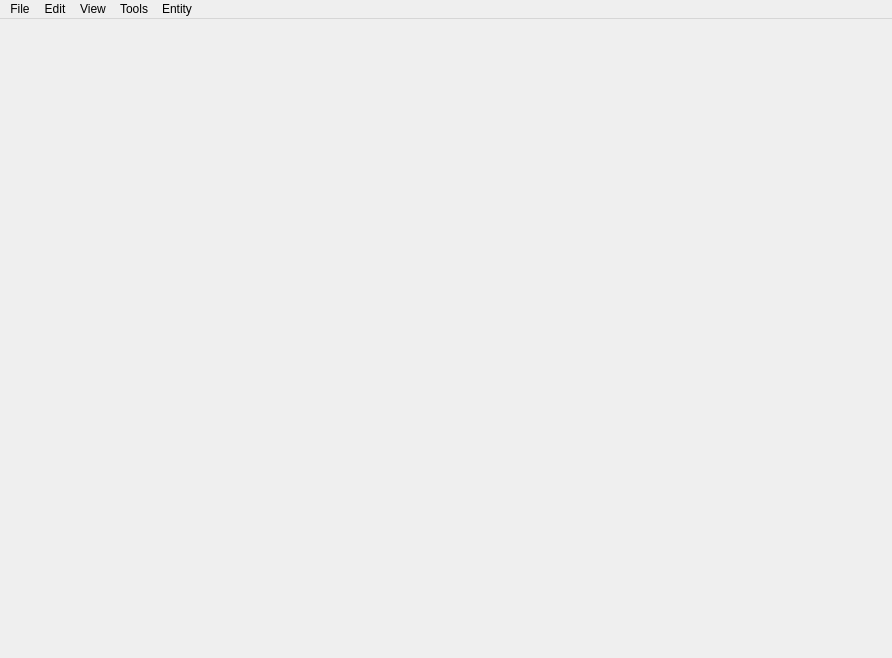
<?xml version="1.0" encoding="UTF-8"?>
<ui version="4.0">
 <class>MainWindow</class>
 <widget class="QMainWindow" name="MainWindow">
  <property name="geometry">
   <rect>
    <x>0</x>
    <y>0</y>
    <width>892</width>
    <height>658</height>
   </rect>
  </property>
  <property name="windowTitle">
   <string>Lumix Studio v0.2</string>
  </property>
  <property name="dockNestingEnabled">
   <bool>true</bool>
  </property>
  <widget class="QWidget" name="centralWidget">
   <property name="enabled">
    <bool>true</bool>
   </property>
   <property name="sizePolicy">
    <sizepolicy hsizetype="Preferred" vsizetype="Preferred">
     <horstretch>0</horstretch>
     <verstretch>0</verstretch>
    </sizepolicy>
   </property>
   <property name="maximumSize">
    <size>
     <width>0</width>
     <height>0</height>
    </size>
   </property>
   <layout class="QGridLayout" name="gridLayout"/>
  </widget>
  <widget class="QMenuBar" name="menuBar">
   <property name="geometry">
    <rect>
     <x>0</x>
     <y>0</y>
     <width>892</width>
     <height>21</height>
    </rect>
   </property>
   <widget class="QMenu" name="menuView">
    <property name="title">
     <string>View</string>
    </property>
    <addaction name="actionLook_at_selected_entity"/>
    <addaction name="actionSave_Layout"/>
    <addaction name="actionPolygon_Mode"/>
   </widget>
   <widget class="QMenu" name="menuFile">
    <property name="title">
     <string>File</string>
    </property>
    <addaction name="actionNew"/>
    <addaction name="actionOpen"/>
    <addaction name="actionSave"/>
    <addaction name="actionSave_As"/>
    <addaction name="actionE_xit"/>
   </widget>
   <widget class="QMenu" name="menuTools">
    <property name="title">
     <string>Tools</string>
    </property>
    <addaction name="actionGame_mode"/>
    <addaction name="actionCompile_scripts"/>
    <addaction name="actionMeasure"/>
    <addaction name="actionSnap_to_terrain"/>
   </widget>
   <widget class="QMenu" name="menuEntity">
    <property name="title">
     <string>Entity</string>
    </property>
    <addaction name="actionCreate"/>
    <addaction name="actionRemove"/>
    <addaction name="actionSave_as_template"/>
    <addaction name="actionInstantiate_template"/>
    <addaction name="actionHide"/>
    <addaction name="actionShow"/>
   </widget>
   <widget class="QMenu" name="menuEdit">
    <property name="title">
     <string>Edit</string>
    </property>
    <widget class="QMenu" name="menuSelect">
     <property name="title">
      <string>Select</string>
     </property>
     <addaction name="actionSame_mesh"/>
    </widget>
    <addaction name="actionUndo"/>
    <addaction name="actionRedo"/>
    <addaction name="separator"/>
    <addaction name="actionCopy"/>
    <addaction name="actionPaste"/>
    <addaction name="separator"/>
    <addaction name="actionCenter_Pivot"/>
    <addaction name="actionLocal_Global"/>
    <addaction name="menuSelect"/>
   </widget>
   <addaction name="menuFile"/>
   <addaction name="menuEdit"/>
   <addaction name="menuView"/>
   <addaction name="menuTools"/>
   <addaction name="menuEntity"/>
  </widget>
  <action name="actionLog">
   <property name="text">
    <string>Log</string>
   </property>
  </action>
  <action name="actionNew">
   <property name="text">
    <string>&amp;New</string>
   </property>
   <property name="shortcut">
    <string>Ctrl+N</string>
   </property>
  </action>
  <action name="actionOpen">
   <property name="text">
    <string>&amp;Open</string>
   </property>
   <property name="shortcut">
    <string>Ctrl+O</string>
   </property>
  </action>
  <action name="actionSave">
   <property name="text">
    <string>&amp;Save</string>
   </property>
   <property name="shortcut">
    <string>Ctrl+S</string>
   </property>
  </action>
  <action name="actionE_xit">
   <property name="text">
    <string>E&amp;xit</string>
   </property>
   <property name="shortcut">
    <string>Ctrl+X</string>
   </property>
  </action>
  <action name="actionSave_As">
   <property name="text">
    <string>Save As</string>
   </property>
   <property name="shortcut">
    <string>Ctrl+Shift+S</string>
   </property>
  </action>
  <action name="actionGame_mode">
   <property name="text">
    <string>Game mode</string>
   </property>
   <property name="shortcut">
    <string>Ctrl+P</string>
   </property>
  </action>
  <action name="actionCompile_scripts">
   <property name="text">
    <string>Compile scripts</string>
   </property>
  </action>
  <action name="actionCreate">
   <property name="text">
    <string>Create</string>
   </property>
   <property name="shortcut">
    <string>Ctrl+E</string>
   </property>
  </action>
  <action name="actionProperties">
   <property name="text">
    <string>Properties</string>
   </property>
  </action>
  <action name="actionGame_view">
   <property name="text">
    <string>Game view</string>
   </property>
  </action>
  <action name="actionScene_View">
   <property name="text">
    <string>Scene View</string>
   </property>
  </action>
  <action name="actionAsset_Browser">
   <property name="text">
    <string>Asset browser</string>
   </property>
  </action>
  <action name="actionFile_server">
   <property name="text">
    <string>File server</string>
   </property>
  </action>
  <action name="actionScript_compiler">
   <property name="text">
    <string>Script compiler</string>
   </property>
  </action>
  <action name="actionMaterial_manager">
   <property name="text">
    <string>Material editor</string>
   </property>
  </action>
  <action name="actionProfiler">
   <property name="text">
    <string>Profiler</string>
   </property>
  </action>
  <action name="actionPolygon_Mode">
   <property name="checkable">
    <bool>true</bool>
   </property>
   <property name="text">
    <string>Wireframe</string>
   </property>
   <property name="shortcut">
    <string>Ctrl+W</string>
   </property>
  </action>
  <action name="actionLook_at_selected_entity">
   <property name="text">
    <string>Look at selected entity</string>
   </property>
   <property name="shortcut">
    <string>F</string>
   </property>
  </action>
  <action name="actionSnap_to_terrain">
   <property name="text">
    <string>Snap to terrain</string>
   </property>
   <property name="shortcut">
    <string>Ctrl+T</string>
   </property>
  </action>
  <action name="actionSave_as_template">
   <property name="text">
    <string>Create template</string>
   </property>
  </action>
  <action name="actionEntity_templates">
   <property name="text">
    <string>Entity templates</string>
   </property>
  </action>
  <action name="actionInstantiate_template">
   <property name="text">
    <string>Instantiate template</string>
   </property>
   <property name="shortcut">
    <string>Ctrl+Q</string>
   </property>
  </action>
  <action name="actionUndo">
   <property name="text">
    <string>Undo</string>
   </property>
   <property name="shortcut">
    <string>Ctrl+Z</string>
   </property>
  </action>
  <action name="actionRedo">
   <property name="text">
    <string>Redo</string>
   </property>
   <property name="shortcut">
    <string>Ctrl+Shift+Z</string>
   </property>
  </action>
  <action name="actionRemove">
   <property name="text">
    <string>Remove</string>
   </property>
   <property name="shortcut">
    <string>Del</string>
   </property>
  </action>
  <action name="actionEntity_list">
   <property name="text">
    <string>Entity list</string>
   </property>
  </action>
  <action name="actionMeasure">
   <property name="text">
    <string>Measure</string>
   </property>
   <property name="shortcut">
    <string>Ctrl+M</string>
   </property>
  </action>
  <action name="actionFiles">
   <property name="text">
    <string>Files</string>
   </property>
  </action>
  <action name="actionSave_Layout">
   <property name="text">
    <string>Save Layout</string>
   </property>
  </action>
  <action name="actionCenter_Pivot">
   <property name="text">
    <string>Center/Pivot</string>
   </property>
  </action>
  <action name="actionLocal_Global">
   <property name="text">
    <string>Local/Global</string>
   </property>
  </action>
  <action name="actionCopy">
   <property name="text">
    <string>Copy</string>
   </property>
   <property name="shortcut">
    <string>Ctrl+C</string>
   </property>
  </action>
  <action name="actionPaste">
   <property name="text">
    <string>Paste</string>
   </property>
   <property name="shortcut">
    <string>Ctrl+V</string>
   </property>
  </action>
  <action name="actionSame_mesh">
   <property name="text">
    <string>Same mesh</string>
   </property>
  </action>
  <action name="actionHide">
   <property name="text">
    <string>Hide</string>
   </property>
  </action>
  <action name="actionShow">
   <property name="text">
    <string>Show</string>
   </property>
  </action>
 </widget>
 <layoutdefault spacing="6" margin="11"/>
 <resources/>
 <connections/>
</ui>
